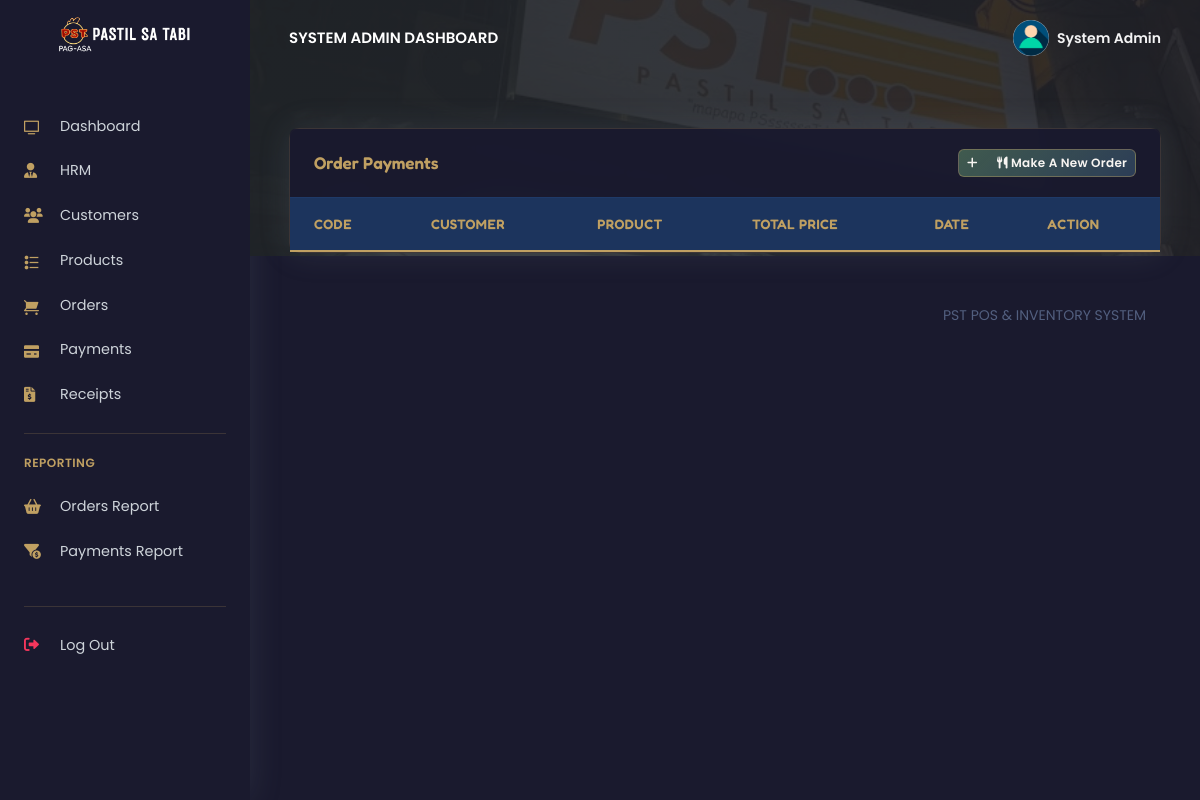
The page /PSTsystem/admin/payments.php (signed in) on the database as committed earlier.
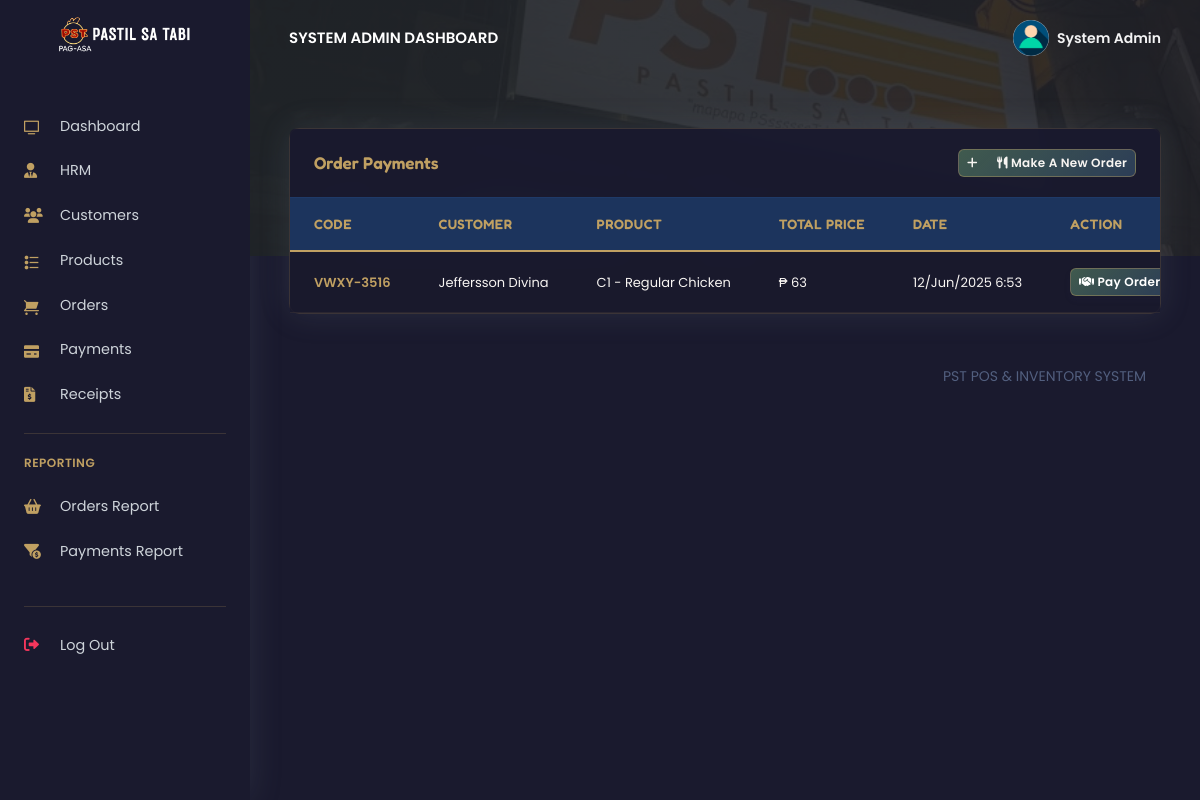
The same page on the database as committed later.
### tables this page shows
CREATE TABLE `rpos_admin` (
  `admin_id` varchar(200) NOT NULL,
  `admin_name` varchar(200) NOT NULL,
  `admin_email` varchar(200) NOT NULL,
  `admin_password` varchar(200) NOT NULL
);

CREATE TABLE `rpos_orders` (
  `order_id` varchar(200) NOT NULL,
  `order_code` varchar(200) NOT NULL,
  `customer_id` varchar(200) NOT NULL,
  `customer_name` varchar(200) NOT NULL,
  `prod_id` varchar(200) NOT NULL,
  `prod_name` varchar(200) NOT NULL,
  `prod_price` varchar(200) NOT NULL,
  `prod_qty` varchar(200) NOT NULL,
  `order_status` varchar(200) NOT NULL,
  `created_at` timestamp(6) NOT NULL DEFAULT current_timestamp(6) ON UPDATE current_timestamp(6)
);

### PSTsystem/admin/payments.php (the view, shortened to what the changed rows need)
<?php
include('config/config.php');
require_once('partials/_head.php');
?>
<!DOCTYPE html>
<html lang="en">
<head>
    <link rel="stylesheet" href="https://cdnjs.cloudflare.com/ajax/libs/font-awesome/6.0.0/css/all.min.css">
</head>
<body>
    <?php
    require_once('partials/_sidebar.php');
    ?>
    <div class="main-content">
        <?php
        require_once('partials/_topnav.php');
        ?>
        <div class="container-fluid mt--8">
            <div class="row">
                <div class="col">
                    <div class="card shadow">
                        <div class="table-responsive">
                            <table class="table align-items-center table-flush">
                                <thead class="thead-dark">
                                    <tr>
                                        <th scope="col">Code</th>
                                        <th class="text-success" scope="col">Customer</th>
                                        <th class="text-success" scope="col">Product</th>
                                        <th scope="col">Total Price</th>
                                        <th scope="col">Date</th>
                                        <th scope="col">Action</th>
                                    </tr>
                                </thead>
                                <tbody>
                                    <?php
                                    $ret = "SELECT * FROM  rpos_orders WHERE order_status =''  ORDER BY `rpos_orders`.`created_at` DESC  ";
                                    $stmt = $mysqli->prepare($ret);
                                    $stmt->execute();
                                    $res = $stmt->get_result();
                                    while ($order = $res->fetch_object()) {
                                        $total = ($order->prod_price * $order->prod_qty);
                                    ?>
                                        <tr>
                                            <th class="text-success" scope="row"><?php echo $order->order_code; ?></th>
                                            <td><?php echo $order->customer_name; ?></td>
                                            <td><?php echo $order->prod_name; ?></td>
                                            <td>₱ <?php echo $total; ?></td>
                                            <td><?php echo date('d/M/Y g:i', strtotime($order->created_at)); ?></td>
                                            <td>
                                                <div class="d-flex">
                                                    <a href="pay_order.php?order_code=<?php echo $order->order_code;?>&customer_id=<?php echo $order->customer_id;?>&order_status=Paid">
                                                        <button class="btn btn-sm btn-success mr-2">
                                                            <i class="fas fa-handshake"></i>
                                                            Pay Order
                                                        </button>
                                                    </a>
                                                </div>
                                            </td>
                                        </tr>
                                    <?php } ?>
                                </tbody>
                            </table>
                        </div>
                    </div>
                </div>
            </div>
        </div>
    </div>
</body>
</html>

### PSTsystem/admin/partials/_sidebar.php (shortened to what the changed rows need)
<?php
$admin_id = $_SESSION['admin_id'];
$ret = "SELECT * FROM  rpos_admin  WHERE admin_id = '$admin_id'";
$stmt = $mysqli->prepare($ret);
$stmt->execute();
$res = $stmt->get_result();
while ($admin = $res->fetch_object()) {
?>
  <nav class="navbar navbar-vertical fixed-left navbar-expand-md navbar-light sidebar" id="sidenav-main">
    <div class="container-fluid">
      <a class="navbar-brand pt-0" href="dashboard.php">
        <img src="assets/img/brand/repos.png" class="navbar-brand-img" alt="...">
      </a>
      <div class="collapse navbar-collapse" id="sidenav-collapse-main">
        <ul class="navbar-nav">
          <li class="nav-item">
            <a class="nav-link text-light" href="dashboard.php">
              <i class="ni ni-tv-2 text-gold"></i> Dashboard
            </a>
          </li>
          <li class="nav-item">
            <a class="nav-link text-light" href="hrm.php">
              <i class="fas fa-user-tie text-gold"></i> HRM
            </a>
          </li>
          <li class="nav-item">
            <a class="nav-link text-light" href="customers.php">
              <i class="fas fa-users text-gold"></i> Customers
            </a>
          </li>
          <li class="nav-item">
            <a class="nav-link text-light" href="products.php">
              <i class="ni ni-bullet-list-67 text-gold"></i> Products
            </a>
          </li>
          <li class="nav-item">
            <a class="nav-link text-light" href="orders.php">
              <i class="ni ni-cart text-gold"></i> Orders
            </a>
          </li>
          <li class="nav-item">
            <a class="nav-link text-light" href="payments.php">
              <i class="ni ni-credit-card text-gold"></i> Payments
            </a>
          </li>
          <li class="nav-item">
            <a class="nav-link text-light" href="receipts.php">
              <i class="fas fa-file-invoice-dollar text-gold"></i> Receipts
            </a>
          </li>
        </ul>
        <hr class="my-3" style="border-color: rgba(192, 160, 98, 0.2);">
        <h6 class="navbar-heading text-gold">Reporting</h6>
        <ul class="navbar-nav mb-md-3">
          <li class="nav-item">
            <a class="nav-link text-light" href="orders_reports.php">
              <i class="fas fa-shopping-basket text-gold"></i> Orders Report
            </a>
          </li>
          <li class="nav-item">
            <a class="nav-link text-light" href="payments_reports.php">
              <i class="fas fa-funnel-dollar text-gold"></i> Payments Report
            </a>
          </li>
        </ul>
        <hr class="my-3" style="border-color: rgba(192, 160, 98, 0.2);">
        <ul class="navbar-nav mb-md-3">
          <li class="nav-item">
            <a class="nav-link text-light" href="logout.php">
              <i class="fas fa-sign-out-alt text-danger"></i> Log Out
            </a>
          </li>
        </ul>
      </div>
    </div>
  </nav>
<?php } ?>

### PSTsystem/admin/partials/_topnav.php (shortened to what the changed rows need)
<?php
$admin_id = $_SESSION['admin_id'];
$ret = "SELECT * FROM  rpos_admin  WHERE admin_id = '$admin_id'";
$stmt = $mysqli->prepare($ret);
$stmt->execute();
$res = $stmt->get_result();
while ($admin = $res->fetch_object()) {
?>
    <nav class="navbar navbar-top navbar-expand-md navbar-dark" id="navbar-main">
        <div class="container-fluid">
            <a class="h4 mb-0 text-white text-uppercase d-none d-lg-inline-block" href="dashboard.php"><?php echo $admin->admin_name; ?> Dashboard</a>
            <ul class="navbar-nav align-items-center d-none d-md-flex">
                <li class="nav-item dropdown">
                    <a class="nav-link pr-0" href="#" role="button" data-toggle="dropdown" aria-haspopup="true" aria-expanded="false">
                        <div class="media align-items-center">
                            <span class="avatar avatar-sm rounded-circle">
                                <img alt="Image placeholder" src="assets/img/theme/user-a-min.png">
                            </span>
                            <div class="media-body ml-2 d-none d-lg-block">
                                <span class="mb-0 text-sm  font-weight-bold"><?php echo $admin->admin_name; ?></span>
                            </div>
                        </div>
                    </a>
                </li>
            </ul>
        </div>
    </nav>
<?php } ?>

Rows that differ between the two databases and show on the page:
added rpos_orders: order_code "VWXY-3516", customer_name "Jeffersson Divina", prod_name "C1 - Regular Chicken", total "63", created_at "12/Jun/2025 6:53"
